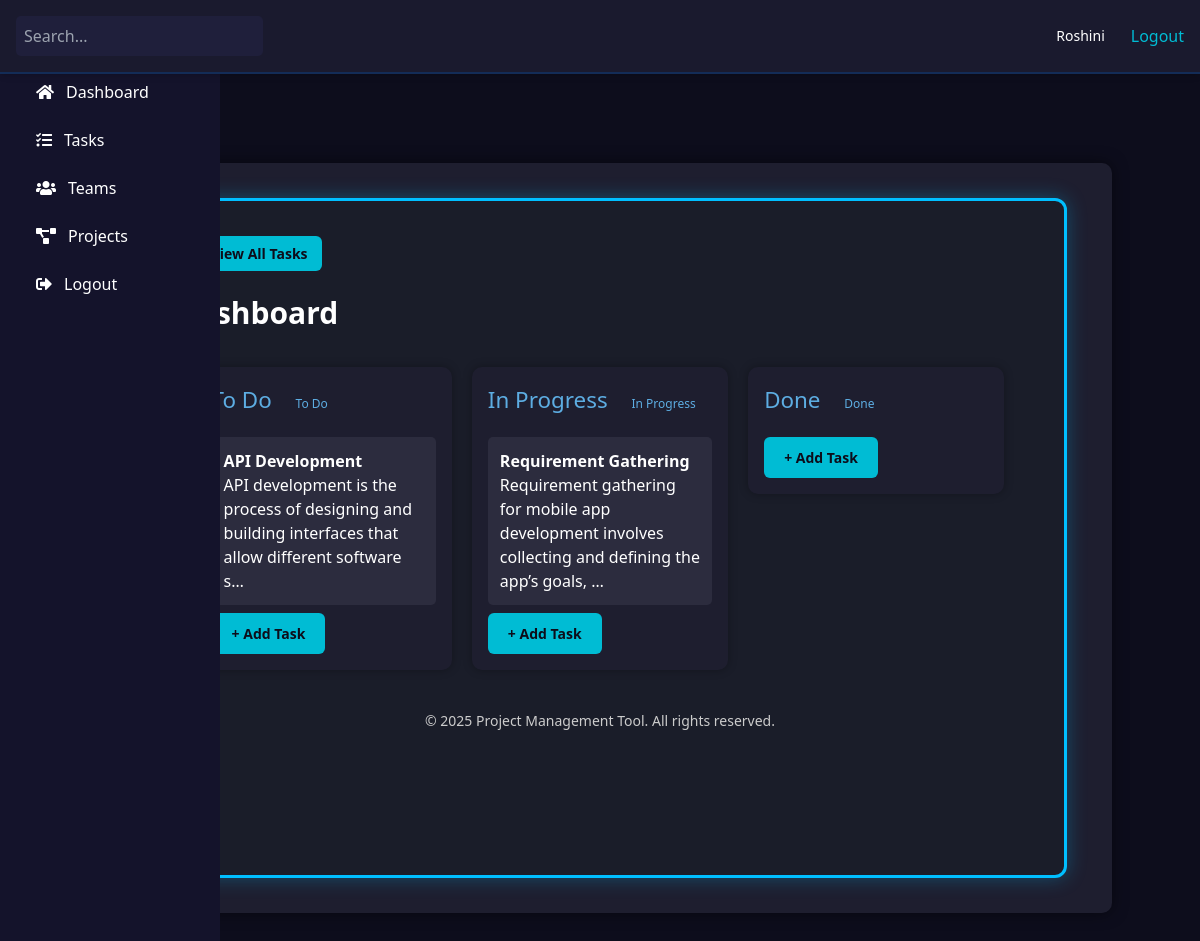
Screenshot of / (signed in) with the database file from the repository.
### tasks/models.py (models this page shows)
class Task(models.Model):
    STATUS_CHOICES = [
        ('todo', 'To Do'),
        ('inprogress', 'In Progress'),
        ('done', 'Done')
    ]
    title = models.CharField(max_length=255)
    description = models.TextField()
    assigned_to = models.ForeignKey(User, on_delete=models.CASCADE)
    project = models.ForeignKey(Project, on_delete=models.CASCADE)
    due_date = models.DateField()
    status = models.CharField(max_length=20, choices=STATUS_CHOICES, default='todo')

### tasks/views.py (the view)
# urls.py: path('', views.dashboard, name='dashboard'),
@login_required
def dashboard(request):
    tasks = Task.objects.all()
    projects = Project.objects.all()
    todo_count = tasks.filter(status='todo').count()
    inprogress_count = tasks.filter(status='inprogress').count()
    done_count = tasks.filter(status='done').count()
    context = {
        'tasks': tasks,
        'projects': projects,
        'todo_count': todo_count,
        'inprogress_count': inprogress_count,
        'done_count': done_count,
    }
    tasks = Task.objects.all()  # Or filter by user/project if needed
    return render(request, 'tasks/dashboard.html', {'tasks': tasks})

### tasks/templates/tasks/dashboard.html (shortened to what this page needs)
{% extends 'tasks/base.html' %}
{% load static %}
{% block content %}
<div class="dashboard-container">
   <a href="{% url 'task_list' %}" class="add-task-btn">📋 View All Tasks</a>
    <h1 class="text-3xl font-bold mb-4">Dashboard</h1>
    <div class="task-columns">
        <div class="task-column">
            <h2>To Do <span class="status-badge badge-todo">To Do</span></h2>
            <ul class="task-list">
                {% for task in tasks %}
                    {% if task.status == "todo" %}
                        <li class="task-card">
                            <strong>{{ task.title }}</strong><br>
                            {{ task.description|truncatechars:100 }}
                        </li>
                    {% endif %}
                {% empty %}
                    <li>No tasks.</li>
                {% endfor %}
            </ul>
            <button class="add-task-btn">+ Add Task</button>
        </div>
        <div class="task-column">
            <h2>In Progress <span class="status-badge badge-inprogress">In Progress</span></h2>
            <ul class="task-list">
                {% for task in tasks %}
                    {% if task.status == "inprogress" %}
                        <li class="task-card">
                            <strong>{{ task.title }}</strong><br>
                            {{ task.description|truncatechars:100 }}
                        </li>
                    {% endif %}
                {% empty %}
                    <li>No tasks.</li>
                {% endfor %}
            </ul>
            <button class="add-task-btn">+ Add Task</button>
        </div>
        <div class="task-column">
            <h2>Done <span class="status-badge badge-done">Done</span></h2>
            <button class="add-task-btn">+ Add Task</button>
        </div>
    </div>
    <div class="footer">
        © 2025 Project Management Tool. All rights reserved.
    </div>
</div>
{% endblock %}

### tasks/templates/tasks/base.html (shortened to what this page needs)
<!DOCTYPE html>
<html lang="en">
<head>
    {% load static %}
    <link rel="stylesheet" href="{% static 'css/style.css' %}">
    <link rel="stylesheet" href="https://cdnjs.cloudflare.com/ajax/libs/font-awesome/5.15.4/css/all.min.css">
    <script src="https://cdn.tailwindcss.com"></script>
</head>
<body class="flex text-white bg-[#0D0D1C] min-h-screen">
    <div id="sidebar" class="w-60 transition-all duration-300 bg-[#111132] flex flex-col min-h-screen">
        <div class="flex items-center justify-between px-4 py-4">
            <span class="text-xl font-bold">PM</span>
        </div>
        <nav class="flex-1 px-4 space-y-6">
            <a href="{% url 'dashboard' %}" class="flex items-center space-x-3 hover:text-cyan-400">
                <i class="fas fa-home"></i><span class="menu-label">Dashboard</span>
            </a>
            <a href="{% url 'task_list' %}" class="flex items-center space-x-3 hover:text-cyan-400">
                <i class="fas fa-tasks"></i><span class="menu-label">Tasks</span>
            </a>
            <a href="{% url 'team_list' %}" class="flex items-center space-x-3 hover:text-cyan-400">
                <i class="fas fa-users"></i><span class="menu-label">Teams</span>
            </a>
            <a href="{% url 'project_list' %}" class="flex items-center space-x-3 hover:text-cyan-400">
                <i class="fas fa-project-diagram"></i><span class="menu-label">Projects</span>
            </a>
            <a href="{% url 'logout' %}" class="flex items-center space-x-3 mt-6 hover:text-red-500">
                <i class="fas fa-sign-out-alt"></i><span class="menu-label">Logout</span>
            </a>
        </nav>
    </div>
    <div class="flex-1 flex flex-col overflow-hidden">
        <header class="flex justify-between items-center p-4 bg-[#1a1a2e] shadow-md">
            <div class="search-box">
                <input type="text" placeholder="Search..." class="rounded px-3 py-1 text-black">
            </div>
            <div class="profile space-x-4">
                {% if request.user.is_authenticated %}
                    <span class="text-sm">{{ request.user.username }}</span>
                    <a href="{% url 'logout' %}" class="text-red-400 hover:underline">Logout</a>
                {% else %}
                    <a href="{% url 'login' %}" class="text-green-400 hover:underline">Login</a>
                    <a href="{% url 'register' %}" class="text-blue-400 hover:underline">Register</a>
                {% endif %}
            </div>
        </header>
        <main class="flex-1 p-6 overflow-y-auto">
            <section class="form-container max-w-5xl mx-auto">
                {% block content %}
                {% endblock %}
            </section>
        </main>
    </div>
</body>
</html>

### tasks/static/css/style.css (style rules this page uses)
* { margin: 0; padding: 0; box-sizing: border-box; font-family: 'Segoe UI', sans-serif; }
body { background-color: #0d0d1a; color: #ffffff; display: flex; min-height: 100vh; }
#sidebar { width: 220px; transition: width 0.3s, transform 0.3s ease; background-color: #14132b; padding: 20px; height: 100vh; position: fixed; left: 0; top: 0; overflow-x: hidden; z-index: 1000; }
header { color: #ffffff; padding: 15px 20px; display: flex; justify-content: space-between; align-items: center; margin-bottom: 25px; padding-bottom: 10px; border-bottom: 1px solid #2a2a40; border-bottom: 2px solid #132c57; position: sticky; top: 0; z-index: 1000; }
.search-box input { padding: 8px; border-radius: 5px; border: none; background-color: #1f1f3b; color: white; }
.profile { display: flex; align-items: center; gap: 10px; }
.profile a { color: #00bcd4; text-decoration: none; }
.dashboard-container { background-color: #1a1d29; padding: 40px; border-radius: 12px; border: 3px solid #00bfff; box-shadow: 0 0 20px rgba(0, 191, 255, 0.3); width: 95%; max-width: 1000px; margin: 15px auto; min-height: 85vh; }
.task-columns { display: flex; flex-direction: row; justify-content: space-between; align-items: flex-start; gap: 20px; padding: 20px; }
.task-column { background-color: #1e1e2f; padding: 1rem; border-radius: 10px; flex: 1; box-shadow: 0 0 10px rgba(0, 0, 0, 0.3); color: #fff; }
.task-column h2 { margin-top: 0; font-size: 1.4rem; color: #5dade2; }
.task-column ul { list-style: none; padding: 0; margin: 0; }
.task-column li { background-color: #2c2c3e; padding: 0.75rem; border-radius: 5px; margin-bottom: 0.5rem; transition: background 0.3s ease; }
.add-task-btn { margin-top: 0 4px; background-color: #00bcd4; border: none; padding: 8px 14px; border-radius: 6px; color: #0d0d1a; font-weight: bold; cursor: pointer; font-size: 14px; transition: 0.3s; }
.footer { text-align: center; margin-top: 40px; font-size: 13px; color: #888; }
.status-badge { font-size: 12px; padding: 3px 8px; border-radius: 6px; margin-left: 10px; }
.menu-label { transition: opacity 0.2s ease; }
.form-container { background-color: #1e1e2e; padding: 20px; max-width: 500px; margin: 40px auto; border-radius: 12px; box-shadow: 0 4px 10px rgba(0,0,0,0.3); }
.form-container h2 { margin-bottom: 20px; }
.form-container button { padding: 10px 20px; border: none; border-radius: 6px; cursor: pointer; }
.footer { margin-top: 20px; color: #ccc; font-size: 14px; text-align: center; }

### tasks/templates/tasks/base.html (style rules this page uses)
#sidebar, #sidebar a, #sidebar span { color: white; }
.form-container { background-color: #1e1e2f; color: white; padding: 20px; border-radius: 10px; box-shadow: 0 0 15px rgba(0,0,0,0.5); }
body { display: flex; min-height: 100vh; overflow-x: hidden; }
#sidebar { flex-shrink: 0; }
.flex-1 { min-width: 0; }

### rows the page displays
Task: title "API Development", description "API development is the process of designing and building interfaces that allow different software s…"
Task: title "Requirement Gathering", description "Requirement gathering for mobile app development involves collecting and defining the app’s goals, …"

### other values shown
{{ request.user.username }} "Roshini"
